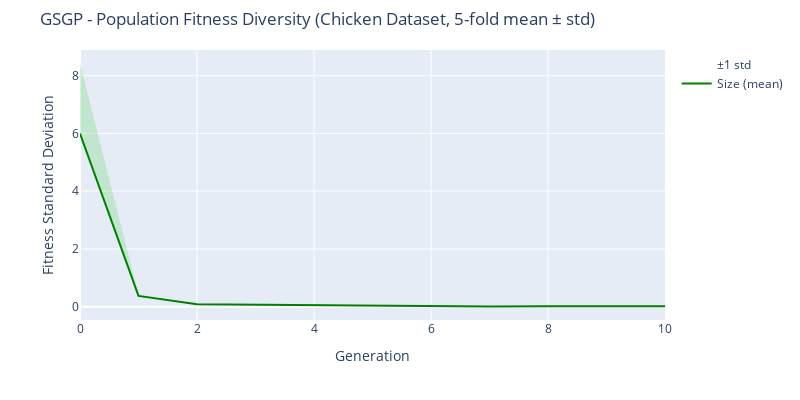

Write notebook code for a chart like this one.
### Code cell
fig = go.Figure()

# Mean Size (Elite_nodes)
fig.add_trace(go.Scatter(
    x=mean_df["Generation"],
    y=mean_df["Phenotype_diversity"],
    mode='lines',
    name='Size (mean)',
    line=dict(color='green', width=2)
))

# Std as shaded region (light green)
fig.add_trace(go.Scatter(
    x=mean_df["Generation"],
    y=mean_df["Phenotype_diversity"] + std_df["Phenotype_diversity"],
    mode='lines',
    line=dict(width=0),
    showlegend=False,
    fillcolor='rgba(50, 200, 50, 0.2)',
    fill='tonexty'
))
fig.add_trace(go.Scatter(
    x=mean_df["Generation"],
    y=mean_df["Phenotype_diversity"] - std_df["Phenotype_diversity"],
    mode='lines',
    line=dict(width=0),
    name='±1 std',
    fillcolor='rgba(50, 200, 50, 0.2)'
))

fig.update_layout(
    title=f'GSGP - Population Fitness Diversity ({DATASET_NAME}, 5-fold mean ± std)',
    xaxis_title='Generation',
    yaxis_title='Fitness Standard Deviation',
    yaxis_range=[0, None],  # Start y-axis at 0
    height=400,
    width=800,
    margin=dict(t=50),
    hovermode='x unified'
)
fig.show()

### Figure 1 — Plotly figure (JSON) as saved in the notebook; plotly's stock layout.template omitted (floating-point values rounded to 4 significant figures)
{"data": [{"line": {"color": "green", "width": 2}, "mode": "lines", "name": "Size (mean)", "type": "scatter", "x": [0, 1, 2, 3, 4, 5, 6, 7, 8, 9, 10], "y": [5.994, 0.3737, 0.08877, 0.07448, 0.04859, 0.02173, 0.01103, 0.009283, 0.01627, 0.01057, 0.01668]}, {"fill": "tonexty", "fillcolor": "rgba(50, 200, 50, 0.2)", "line": {"width": 0}, "mode": "lines", "showlegend": false, "type": "scatter", "x": [0, 1, 2, 3, 4, 5, 6, 7, 8, 9, 10], "y": [8.418, 0.4155, 0.09538, 0.08245, 0.05581, 0.02464, 0.01294, 0.01083, 0.02306, 0.01214, 0.02055]}, {"fillcolor": "rgba(50, 200, 50, 0.2)", "line": {"width": 0}, "mode": "lines", "name": "±1 std", "type": "scatter", "x": [0, 1, 2, 3, 4, 5, 6, 7, 8, 9, 10], "y": [3.569, 0.3319, 0.08217, 0.06652, 0.04138, 0.01883, 0.009124, 0.007734, 0.009479, 0.009, 0.01282]}], "layout": {"height": 400, "hovermode": "x unified", "margin": {"t": 50}, "title": {"text": "GSGP - Population Fitness Diversity (Chicken Dataset, 5-fold mean ± std)"}, "width": 800, "xaxis": {"title": {"text": "Generation"}}, "yaxis": {"range": [0, null], "title": {"text": "Fitness Standard Deviation"}}}}
